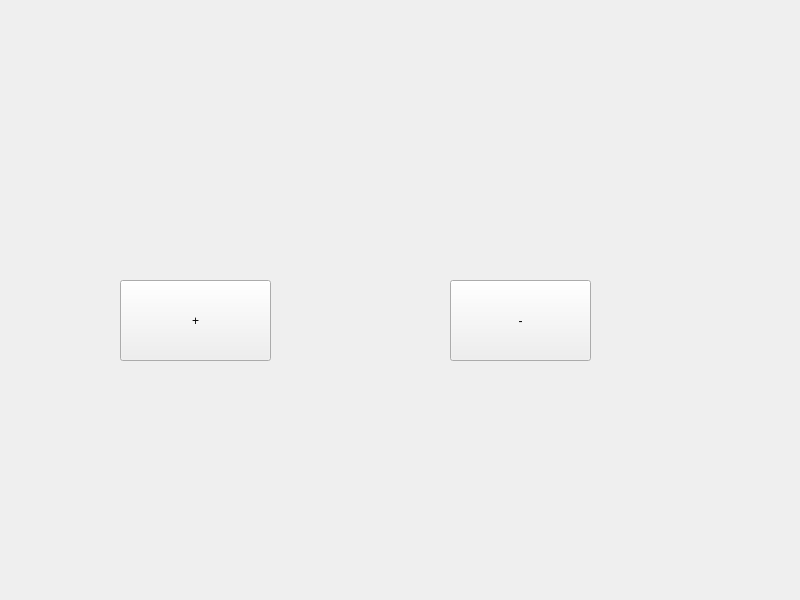
<?xml version="1.0" encoding="UTF-8"?>
<ui version="4.0">
 <class>Widget</class>
 <widget class="QWidget" name="Widget">
  <property name="geometry">
   <rect>
    <x>0</x>
    <y>0</y>
    <width>800</width>
    <height>600</height>
   </rect>
  </property>
  <property name="windowTitle">
   <string>Widget</string>
  </property>
  <widget class="QPushButton" name="pushButton_up">
   <property name="geometry">
    <rect>
     <x>120</x>
     <y>280</y>
     <width>151</width>
     <height>81</height>
    </rect>
   </property>
   <property name="cursor">
    <cursorShape>UpArrowCursor</cursorShape>
   </property>
   <property name="text">
    <string>+</string>
   </property>
  </widget>
  <widget class="QPushButton" name="pushButton_down">
   <property name="geometry">
    <rect>
     <x>450</x>
     <y>280</y>
     <width>141</width>
     <height>81</height>
    </rect>
   </property>
   <property name="text">
    <string>-</string>
   </property>
  </widget>
 </widget>
 <resources/>
 <connections/>
</ui>
